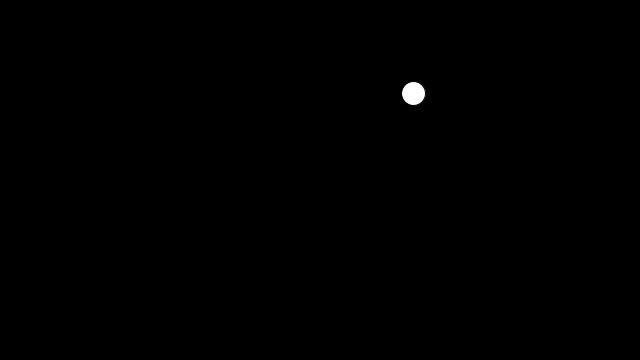
Frame 1 (no input)
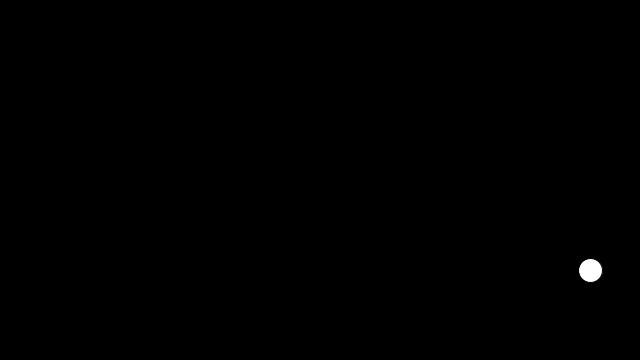
Frame 60 (the mouse pressed at the canvas centre just before this capture)
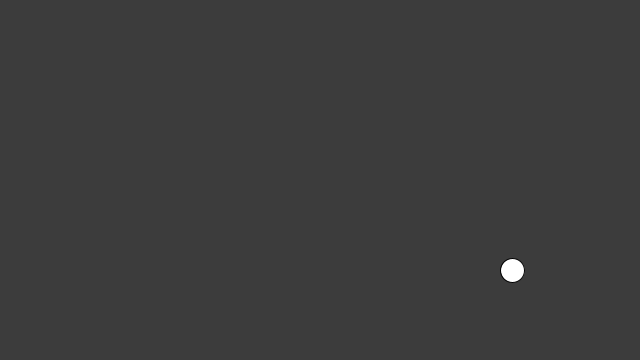
Frame 120 (the mouse held since frame 60 and released just before this capture)

The Processing sketch that drew these frames (run headless with seeded random() and noise(); from frame 60 on, the mouse is pressed at the canvas centre):

// Processing sketch: walking_ball
// ── walking_ball.pde
float circleX;
float circleY;
boolean isIncreasingX;
boolean isIncreasingY;
int speed = 3;
float backgroundColor = 0;

void setup () {
  isIncreasingX = true;
  isIncreasingY = true;
  circleX = random(0, width);
  circleY = random(0, height);

  size(640, 360);
}

void draw () {
  background(backgroundColor);
  fill(255);
  ellipse(circleX, circleY, 24, 24);

  if (isIncreasingX) {
    circleX += speed;
  } else {
    circleX -= speed;
  }

  if (isIncreasingY) {
    circleY += speed;
  } else {
    circleY -= speed;
  }

  if (circleX >= width || circleX <= 0) {
    isIncreasingX = !isIncreasingX;
    backgroundColor = random(255);
  }

  if (circleY >= height || circleY <= 0) {
    isIncreasingY = !isIncreasingY;
    backgroundColor = random(255);
  }
}
